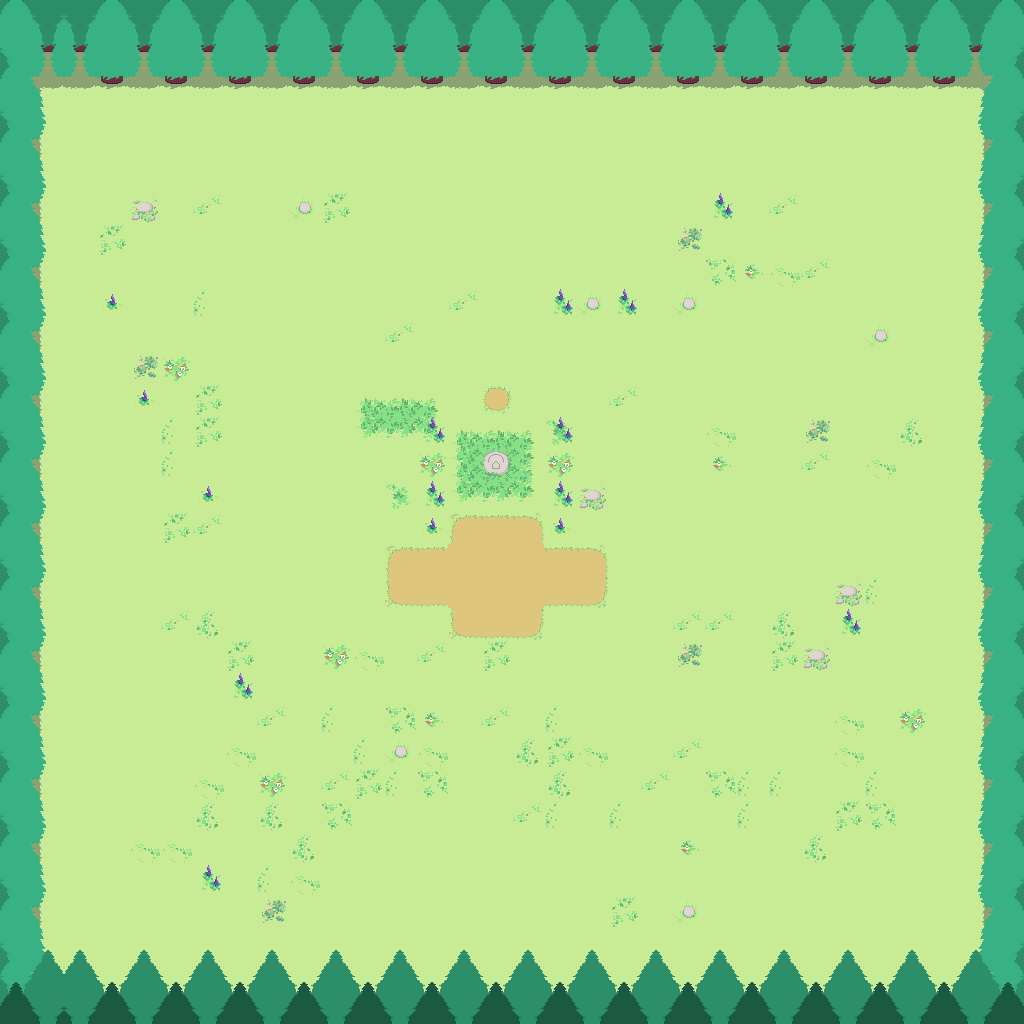

This is a level from a 2D game, rendered from its Tiled map with the project's own tilesets. A one-line summary and the map file follow, with tile-layer data summarised:
An orthogonal 32x32 tile map with 32x32 px tiles, 2 tile layers (Terrain, Treeline), 5 tilesets and 89 objects (15x Spawn, Cam1, Cam2, Cam3, Cam4, ...).

<map version="1.0" orientation="orthogonal" renderorder="right-down" width="32" height="32" tilewidth="32" tileheight="32" nextobjectid="707">
 <tileset firstgid="1" name="Trees" tilewidth="64" tileheight="128">
  <tile id="0">
   <image width="64" height="128" source="objects/tree1.png" />
  </tile>
 </tileset>
 <tileset firstgid="2" name="Terrain" tilewidth="32" tileheight="32">
  <image source="env_sheet_1.png" width="256" height="256" />
 </tileset>
 <tileset firstgid="66" name="sheet" tilewidth="32" tileheight="32">
  <image source="sheet.png" width="384" height="256" />
 </tileset>
 <tileset firstgid="162" name="Sheet2" tilewidth="32" tileheight="32">
  <image source="env_sheet_2.png" width="736" height="479" />
 </tileset>
 <tileset firstgid="484" name="Objects" tilewidth="64" tileheight="128">
  <tile id="0">
   <image width="32" height="32" source="objects/chest1.png" />
  </tile>
  <tile id="1">
   <image width="32" height="32" source="objects/chest2.png" />
  </tile>
  <tile id="2">
   <image width="64" height="32" source="objects/chest3.png" />
  </tile>
  <tile id="3">
   <image width="64" height="64" source="objects/deadTree1.png" />
  </tile>
  <tile id="4">
   <image width="32" height="32" source="objects/fence1BL.png" />
  </tile>
  <tile id="5">
   <image width="32" height="32" source="objects/fence1Bottom.png" />
  </tile>
  <tile id="6">
   <image width="32" height="32" source="objects/fence1BR.png" />
  </tile>
  <tile id="7">
   <image width="32" height="32" source="objects/fence1BrokenL.png" />
  </tile>
  <tile id="8">
   <image width="32" height="32" source="objects/fence1BrokenR.png" />
  </tile>
  <tile id="9">
   <image width="32" height="32" source="objects/fence1H.png" />
  </tile>
  <tile id="10">
   <image width="32" height="32" source="objects/fence1Left.png" />
  </tile>
  <tile id="11">
   <image width="32" height="32" source="objects/fence1Right.png" />
  </tile>
  <tile id="12">
   <image width="32" height="32" source="objects/fence1TL.png" />
  </tile>
  <tile id="13">
   <image width="32" height="32" source="objects/fence1Top.png" />
  </tile>
  <tile id="14">
   <image width="32" height="32" source="objects/fence1TR.png" />
  </tile>
  <tile id="15">
   <image width="32" height="32" source="objects/fence1V.png" />
  </tile>
  <tile id="16">
   <image width="32" height="32" source="objects/mushroom1.png" />
  </tile>
  <tile id="17">
   <image width="32" height="32" source="objects/rocks1.png" />
  </tile>
  <tile id="18">
   <image width="32" height="32" source="objects/rocks2.png" />
  </tile>
  <tile id="19">
   <image width="32" height="32" source="objects/sign1.png" />
  </tile>
  <tile id="20">
   <image width="32" height="32" source="objects/sign2.png" />
  </tile>
  <tile id="21">
   <image width="32" height="32" source="objects/signPost.png" />
  </tile>
  <tile id="22">
   <image width="64" height="32" source="objects/stump1.png" />
  </tile>
  <tile id="23">
   <image width="64" height="32" source="objects/stump2.png" />
  </tile>
  <tile id="24">
   <image width="64" height="128" source="objects/tree1.png" />
  </tile>
 </tileset>
 <layer name="Terrain" width="32" height="32">
  <data>[1024 cells, 1024 non-empty, 16 distinct tile ids]</data>
 </layer>
 <layer name="Treeline" width="32" height="32">
  <data>[1024 cells, 552 non-empty, 83 distinct tile ids]</data>
 </layer>
 <objectgroup name="Objects">
  <object id="89" gid="6" x="256" y="439" />
  <object id="91" gid="6" x="567" y="211" />
  <object id="92" gid="6" x="280" y="322" />
  <object id="93" gid="6" x="736" y="473" />
  <object id="112" gid="8" x="480" y="401" />
  <object id="116" gid="6" x="490" y="899" />
  <object id="117" gid="6" x="108" y="651" />
  <object id="118" gid="6" x="868" y="216" />
  <object id="562" gid="1" x="32" y="128" />
  <object id="563" gid="1" x="96" y="128" />
  <object id="564" gid="1" x="160" y="128" />
  <object id="565" gid="1" x="224" y="128" />
  <object id="566" gid="1" x="288" y="128" />
  <object id="568" gid="1" x="352" y="128" />
  <object id="569" gid="1" x="416" y="128" />
  <object id="570" gid="1" x="480" y="128" />
  <object id="571" gid="1" x="544" y="128" />
  <object id="573" gid="1" x="608" y="128" />
  <object id="575" gid="1" x="672" y="128" />
  <object id="577" gid="1" x="736" y="128" />
  <object id="578" gid="1" x="800" y="128" />
  <object id="579" gid="1" x="864" y="128" />
  <object id="581" gid="1" x="928" y="128" />
  <object id="610" gid="493" x="480" y="384" />
  <object id="627" gid="501" x="640" y="576" />
  <object id="633" gid="507" x="672" y="704" />
  <object id="634" gid="500" x="736" y="704" />
  <object id="653" gid="508" x="704" y="672" />
  <object id="654" gid="390" x="608" y="608" />
  <object id="655" gid="385" x="640" y="608" />
  <object id="656" gid="177" x="512" y="447.5" />
  <object id="658" gid="492" x="448" y="384" />
  <object id="659" gid="491" x="512" y="384" />
  <object id="668" gid="508" x="808.667" y="514" />
 </objectgroup>
 <objectgroup color="#ff00ff" name="Spawns">
  <object id="534" name="PlayerSpawn" type="Spawn" x="480" y="448" width="32" height="32" />
  <object id="555" name="EnemySpawn" type="Spawn" x="719" y="95" width="32" height="32" />
  <object id="556" name="EnemySpawn" type="Spawn" x="780.667" y="95.3333" width="32" height="32" />
  <object id="692" name="EnemySpawn" type="Spawn" x="654" y="94.6667" width="32" height="32" />
  <object id="696" name="EnemySpawn" type="Spawn" x="589.333" y="95.3333" width="32" height="32" />
  <object id="697" name="EnemySpawn" type="Spawn" x="527.333" y="92.6667" width="32" height="32" />
  <object id="698" name="EnemySpawn" type="Spawn" x="461.333" y="93.3333" width="32" height="32" />
  <object id="699" name="EnemySpawn" type="Spawn" x="396.667" y="96.6667" width="32" height="32" />
  <object id="700" name="EnemySpawn" type="Spawn" x="332" y="94.6667" width="32" height="32" />
  <object id="701" name="EnemySpawn" type="Spawn" x="268.667" y="95.3333" width="32" height="32" />
  <object id="702" name="EnemySpawn" type="Spawn" x="205.333" y="95.3333" width="32" height="32" />
  <object id="703" name="EnemySpawn" type="Spawn" x="142.667" y="95.3333" width="32" height="32" />
  <object id="704" name="EnemySpawn" type="Spawn" x="73.3333" y="96" width="32" height="32" />
  <object id="705" name="EnemySpawn" type="Spawn" x="845.333" y="94.6667" width="32" height="32" />
  <object id="706" name="EnemySpawn" type="Spawn" x="911.333" y="94" width="32" height="32" />
 </objectgroup>
 <objectgroup name="Collision">
  <object id="107" x="281" y="311" width="28" height="10" />
  <object id="108" x="258" y="427" width="28" height="10" />
  <object id="109" x="570" y="201" width="28" height="10" />
  <object id="111" x="743.333" y="464" width="18.3333" height="4.33333" />
  <object id="119" x="111" y="640" width="26" height="9" />
  <object id="120" x="491" y="890" width="30" height="8" />
  <object id="121" x="873" y="205" width="24" height="9" />
  <object id="623" x="460" y="374.667" width="70.6667" height="5.33333" />
  <object id="630" x="645.833" y="565.333" width="18.3333" height="4.33333" />
  <object id="640" x="710.5" y="648" width="49.5" height="15" />
  <object id="643" x="741" y="683.5" width="21" height="11" />
  <object id="644" x="678.5" y="683.5" width="54" height="13" />
  <object id="651" x="619.5" y="597" width="51" height="9.5" />
  <object id="660" x="484" y="396.25" width="23.25" height="3" />
  <object id="678" x="-2" y="63" width="1024" height="64" />
  <object id="683" x="975" y="40" width="32" height="971" />
  <object id="684" x="12" y="38.5" width="32" height="971" />
  </objectgroup>
 <objectgroup color="#ff0000" name="Hitbox">
  <!-- 22 objects omitted --></objectgroup>
 <objectgroup color="#fbff00" name="CameraPath">
  <!-- 8 objects omitted --></objectgroup>
</map>
<!-- 23 of 89 objects omitted -->